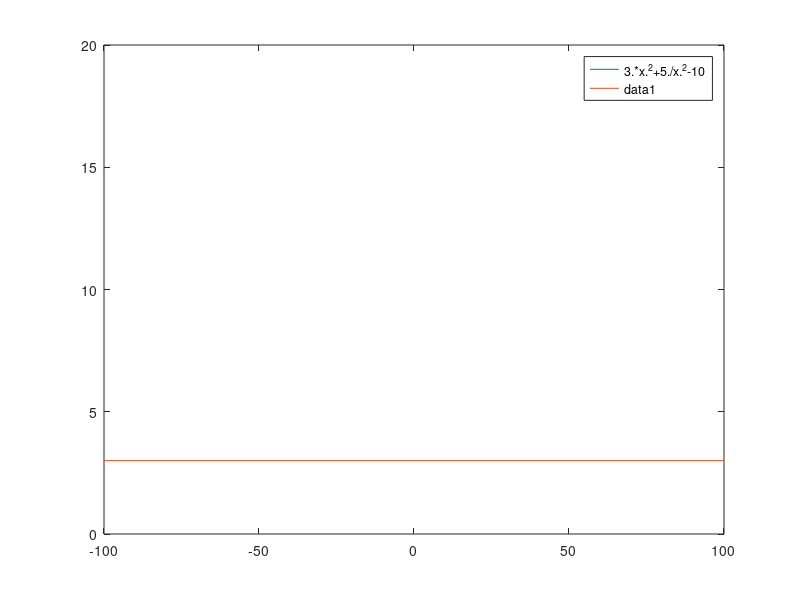

This chart was generated by the following MATLAB code: (Note: this script raises an error after producing the figure.)
# 1.
# Nacrtati funkciju y = 3x^2+5/x^2-10 na intervalu (-100,100)
# Ose skalirati tako da se x prikazuje od -100 do 100 a y od 0 do 20
# na istom grafiku nacrtati xorizontalnu pravu y = 3 ( za x od -100 do 100)

y = '3*x^2+5/x^2-10';
fplot(y,[-100,100]);
axis([-100,100,0,20]);
hold on;
plot([-100,100],[3,3]);


# 2.
# lim kad x -> beskonacno  x^2 - 1 / x^2 + 2x - 3

# + pkg load symbolic

syms x
limes = limit(x^2 - 1 / x^2 + 2*x - 3,x,inf);
disp(limes);


# 3.
# Sabrati A = [1,2,3;2,-3,1;-4,-5,5] sa jedinicnom matricom istih dimenzija,
# pomnoziti je sa matricom koja im aasve jedinice i naci A -1 (inverzna)


A = [1,2,3;2,-3,1;-4,-5,5];
[n,m] = size(A);
I = eye(n);
O = ones(n);
formula = inv((A + I) * O);
disp(formula);


# 4.
# n! - Naci faktorijel od n

f = input('Unesi broj: ');, i = f - 1;
while i >= 1
  f = f * i;
  i = i - 1;
  disp(f);
endwhile
printf('Faktorijel je: ');
disp(f);
